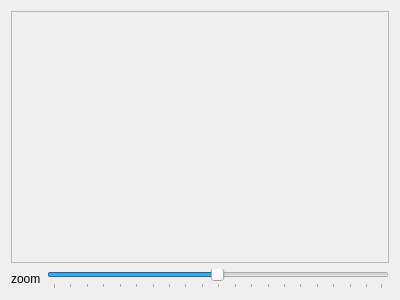
<?xml version="1.0" encoding="UTF-8"?>
<ui version="4.0">
 <class>scalableImageWidget</class>
 <widget class="QWidget" name="scalableImageWidget">
  <property name="geometry">
   <rect>
    <x>0</x>
    <y>0</y>
    <width>400</width>
    <height>300</height>
   </rect>
  </property>
  <property name="sizePolicy">
   <sizepolicy hsizetype="Expanding" vsizetype="Expanding">
    <horstretch>0</horstretch>
    <verstretch>0</verstretch>
   </sizepolicy>
  </property>
  <property name="windowTitle">
   <string>Form</string>
  </property>
  <layout class="QGridLayout" name="gridLayout_2">
   <item row="1" column="0">
    <widget class="QLabel" name="label">
     <property name="text">
      <string>zoom</string>
     </property>
    </widget>
   </item>
   <item row="1" column="1">
    <widget class="QSlider" name="horizontalSlider">
     <property name="minimum">
      <number>1</number>
     </property>
     <property name="maximum">
      <number>200</number>
     </property>
     <property name="value">
      <number>100</number>
     </property>
     <property name="orientation">
      <enum>Qt::Horizontal</enum>
     </property>
     <property name="tickPosition">
      <enum>QSlider::TicksBelow</enum>
     </property>
     <property name="tickInterval">
      <number>10</number>
     </property>
    </widget>
   </item>
   <item row="0" column="0" colspan="2">
    <widget class="QScrollArea" name="scrollArea">
     <property name="widgetResizable">
      <bool>true</bool>
     </property>
     <widget class="QWidget" name="scrollAreaWidgetContents">
      <property name="geometry">
       <rect>
        <x>0</x>
        <y>0</y>
        <width>380</width>
        <height>254</height>
       </rect>
      </property>
      <layout class="QGridLayout" name="gridLayout">
       <item row="0" column="0">
        <widget class="ImageWidget" name="widget" native="true"/>
       </item>
      </layout>
     </widget>
    </widget>
   </item>
  </layout>
 </widget>
 <customwidgets>
  <customwidget>
   <class>ImageWidget</class>
   <extends>QWidget</extends>
   <header>imagewidget.h</header>
   <container>1</container>
   <slots>
    <signal>mouseEntered()</signal>
    <signal>mouseLeft()</signal>
   </slots>
  </customwidget>
 </customwidgets>
 <resources/>
 <connections>
  <connection>
   <sender>widget</sender>
   <signal>mouseEntered()</signal>
   <receiver>scalableImageWidget</receiver>
   <slot>internalWidgetMouseEntered()</slot>
   <hints>
    <hint type="sourcelabel">
     <x>363</x>
     <y>44</y>
    </hint>
    <hint type="destinationlabel">
     <x>398</x>
     <y>37</y>
    </hint>
   </hints>
  </connection>
  <connection>
   <sender>widget</sender>
   <signal>mouseLeft()</signal>
   <receiver>scalableImageWidget</receiver>
   <slot>internalWidgetMouseLeft()</slot>
   <hints>
    <hint type="sourcelabel">
     <x>346</x>
     <y>62</y>
    </hint>
    <hint type="destinationlabel">
     <x>397</x>
     <y>62</y>
    </hint>
   </hints>
  </connection>
  <connection>
   <sender>horizontalSlider</sender>
   <signal>valueChanged(int)</signal>
   <receiver>scalableImageWidget</receiver>
   <slot>updateZoom()</slot>
   <hints>
    <hint type="sourcelabel">
     <x>348</x>
     <y>274</y>
    </hint>
    <hint type="destinationlabel">
     <x>395</x>
     <y>278</y>
    </hint>
   </hints>
  </connection>
 </connections>
 <slots>
  <slot>updateZoom()</slot>
  <slot>internalWidgetMouseEntered()</slot>
  <slot>internalWidgetMouseLeft()</slot>
 </slots>
</ui>
